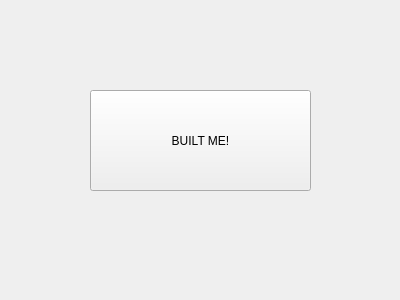
<?xml version="1.0" encoding="UTF-8"?>
<ui version="4.0">
 <class>Form</class>
 <widget class="QWidget" name="Form">
  <property name="geometry">
   <rect>
    <x>0</x>
    <y>0</y>
    <width>400</width>
    <height>300</height>
   </rect>
  </property>
  <property name="windowTitle">
   <string>Form</string>
  </property>
  <widget class="QPushButton" name="pushButton">
   <property name="geometry">
    <rect>
     <x>220</x>
     <y>150</y>
     <width>75</width>
     <height>23</height>
    </rect>
   </property>
   <property name="text">
    <string>PushButton</string>
   </property>
  </widget>
  <widget class="QPushButton" name="pushButton_3">
   <property name="geometry">
    <rect>
     <x>90</x>
     <y>90</y>
     <width>221</width>
     <height>101</height>
    </rect>
   </property>
   <property name="text">
    <string>BUILT ME!</string>
   </property>
  </widget>
 </widget>
 <resources/>
 <connections/>
</ui>
